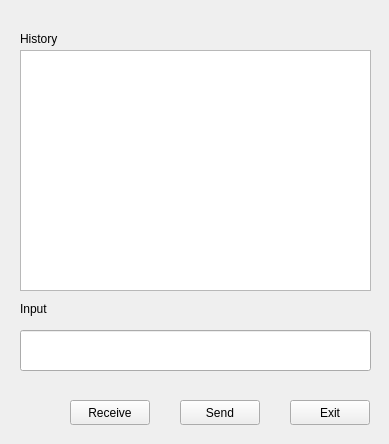
<?xml version="1.0" encoding="UTF-8"?>
<ui version="4.0">
 <class>ChatWidget</class>
 <widget class="QWidget" name="ChatWidget">
  <property name="geometry">
   <rect>
    <x>0</x>
    <y>0</y>
    <width>389</width>
    <height>444</height>
   </rect>
  </property>
  <property name="windowTitle">
   <string>Form</string>
  </property>
  <widget class="QTextBrowser" name="History">
   <property name="geometry">
    <rect>
     <x>20</x>
     <y>50</y>
     <width>351</width>
     <height>241</height>
    </rect>
   </property>
  </widget>
  <widget class="QLineEdit" name="Input">
   <property name="geometry">
    <rect>
     <x>20</x>
     <y>330</y>
     <width>351</width>
     <height>41</height>
    </rect>
   </property>
  </widget>
  <widget class="QLabel" name="label">
   <property name="geometry">
    <rect>
     <x>20</x>
     <y>30</y>
     <width>54</width>
     <height>17</height>
    </rect>
   </property>
   <property name="text">
    <string>History</string>
   </property>
  </widget>
  <widget class="QLabel" name="label_2">
   <property name="geometry">
    <rect>
     <x>20</x>
     <y>300</y>
     <width>54</width>
     <height>17</height>
    </rect>
   </property>
   <property name="text">
    <string>Input</string>
   </property>
  </widget>
  <widget class="QPushButton" name="btn_send">
   <property name="geometry">
    <rect>
     <x>180</x>
     <y>400</y>
     <width>80</width>
     <height>25</height>
    </rect>
   </property>
   <property name="text">
    <string>Send</string>
   </property>
  </widget>
  <widget class="QPushButton" name="btn_exit">
   <property name="geometry">
    <rect>
     <x>290</x>
     <y>400</y>
     <width>80</width>
     <height>25</height>
    </rect>
   </property>
   <property name="text">
    <string>Exit</string>
   </property>
  </widget>
  <widget class="QPushButton" name="btn_recv">
   <property name="geometry">
    <rect>
     <x>70</x>
     <y>400</y>
     <width>80</width>
     <height>25</height>
    </rect>
   </property>
   <property name="text">
    <string>Receive</string>
   </property>
  </widget>
 </widget>
 <resources/>
 <connections/>
</ui>
